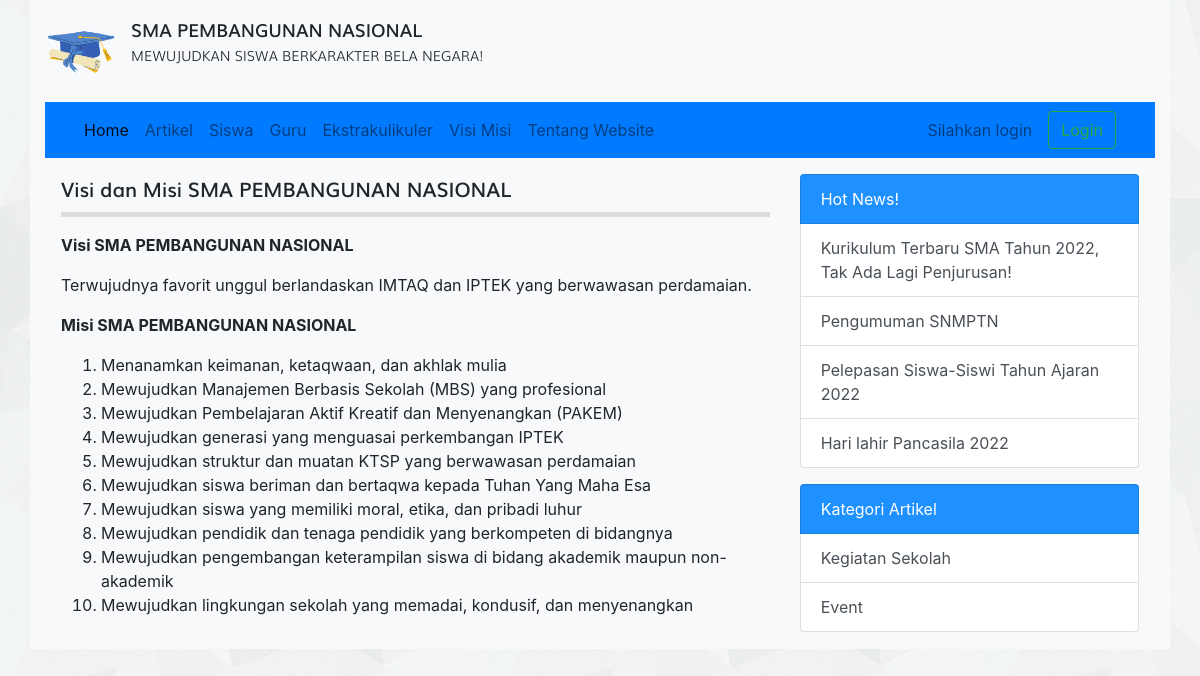
The app's page /visi_misi.php with its own data.
### tables this page shows
CREATE TABLE `tbl_visi_misi` (
  `id` int(11) NOT NULL,
  `visi_misi` text DEFAULT NULL
);

CREATE TABLE `tbl_artikel` (
  `id` int(11) NOT NULL,
  `judul` varchar(255) DEFAULT NULL,
  `isi` text DEFAULT NULL,
  `tanggal` date DEFAULT NULL,
  `foto` varchar(100) DEFAULT NULL,
  `id_kategori` int(11) DEFAULT NULL
);

CREATE TABLE `tbl_kategori_artikel` (
  `id` int(11) NOT NULL,
  `nama_kategori` varchar(30) DEFAULT NULL
);

### visi_misi.php (the view, shortened to what this page needs)
<?php
require_once 'koneksi.php';
$query = mysqli_query($koneksi, "SELECT * FROM tbl_visi_misi WHERE id = 1");
$visi_misi = mysqli_fetch_assoc($query);
?>
<!DOCTYPE html>
<html>
<head>
	<link rel="stylesheet" href="resources/fonts/stylesheet.css">
	<link rel="stylesheet" href="resources/css/bootstrap.min.css">
	<link rel="stylesheet" href="resources/css/style.css">
</head>
<body>
	<div class="container bg-light">
		<div class="logo clearfix">
			<div class="float-left mt-3 mb-3">
				<img src="resources/images/logo.png" alt="Logo Sekolah" width="70px" class="float-left mr-3">
				<div class="text float-right">
					<span class="sma">SMA PEMBANGUNAN NASIONAL</span><br>
					<span class="visi">MEWUJUDKAN SISWA BERKARAKTER BELA NEGARA!</span>
				</div>
			</div>
		</div>
		<?php require_once 'navbar.php'; ?>
		<div class="row p-3">
			<div class="col-md-8">
				<div class="title mb-3">
					Visi dan Misi SMA PEMBANGUNAN NASIONAL
				</div>
				<div class="artikel">
					<?= $visi_misi['visi_misi'] ?>
				</div>
			</div>
			<?php require_once 'sidebar.php'; ?>
		</div>
	</div>
</body>
</html>

### sidebar.php
<?php
$query_artikel_terbaru = mysqli_query($koneksi, "SELECT * FROM tbl_artikel ORDER BY tanggal ASC LIMIT 4");
$query_kategori_artikel= mysqli_query($koneksi, "SELECT * FROM tbl_kategori_artikel LIMIT 4");
?>
<div class="col-sm-4">
	<div class="list-group">
		<span class="list-group-item text-white" style="background-color: #1E90FF">Hot News!</span>
		<?php while($artikel_terbaru = mysqli_fetch_assoc($query_artikel_terbaru)) : ?>
			<a href="detail_artikel.php?id=<?= $artikel_terbaru['id'] ?>" class="list-group-item list-group-item-action"><?= $artikel_terbaru['judul'] ?></a>
		<?php endwhile; ?>
	</div>
	<div class="list-group">
		<span class="list-group-item text-white mt-3" style="background-color: #1E90FF">Kategori Artikel</span>
		<?php while($kategori_artikel = mysqli_fetch_assoc($query_kategori_artikel)) : ?>
			<a href="kategori.php?id=<?= $kategori_artikel['id'] ?>" class="list-group-item list-group-item-action"><?= $kategori_artikel['nama_kategori'] ?></a>
		<?php endwhile; ?>
	</div>
</div>

### resources/css/style.css (style rules this page uses)
body { background-image: url('../images/bg_all.jpg'); }
.sma { font-family: 'mulisemibold'; font-size: 18px; }
.visi { font-family: 'mulilight'; font-size: 14px; }
.title { font-family: 'mulisemibold'; font-size: 20px; padding-bottom: 7.5px; border-bottom: 5px solid #ddd }

### records on screen
tbl_visi_misi: visi_misi "Visi SMA PEMBANGUNAN NASIONAL Terwujudnya favorit unggul berlandaskan IMTAQ dan IPTEK yang berwawasan perdamaian. Misi SMA PEMBANGUNAN NASIONAL Menanamkan keimanan, ketaqwaan, dan akhlak mulia Mewujudkan Manajemen Berbasis Sekolah (MBS) yang profesional Mewujudkan Pembelajaran Aktif Kreatif dan Menyenangkan (PAKEM) Mewujudkan generasi yang menguasai perkembangan IPTEK Mewujudkan struktur dan muatan KTSP yang berwawasan perdamaian Mewujudkan siswa beriman dan bertaqwa kepada Tuhan Yang Maha Esa Mewujudkan siswa yang memiliki moral, etika, dan pribadi luhur Mewujudkan pendidik dan tenaga pendidik yang berkompeten di bidangnya Mewujudkan pengembangan keterampilan siswa di bidang akademik…"
tbl_artikel: judul "Kurikulum Terbaru SMA Tahun 2022, Tak Ada Lagi Penjurusan!"
tbl_artikel: judul "Pengumuman SNMPTN"
tbl_artikel: judul "Pelepasan Siswa-Siswi Tahun Ajaran 2022"
tbl_artikel: judul "Hari lahir Pancasila 2022"
tbl_kategori_artikel: nama_kategori "Kegiatan Sekolah"
tbl_kategori_artikel: nama_kategori "Event"
